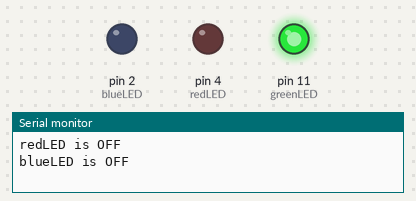
The sketch below on a simulated Arduino Uno, built with avr-gcc and run on an emulated ATmega328P. Shown: output pins drawn as LEDs (lit = HIGH), the last lines printed to the serial monitor.

Above: at 0.5 s.
At 1.5 s:
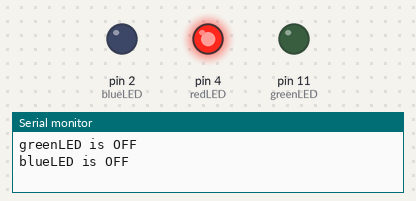
At 5.5 s:
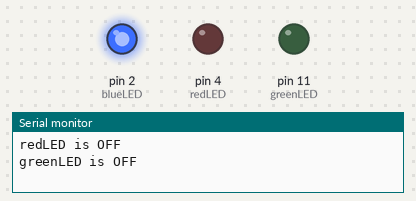
Timing chart, 0 to 6.9 s (numbered marks = the images above):
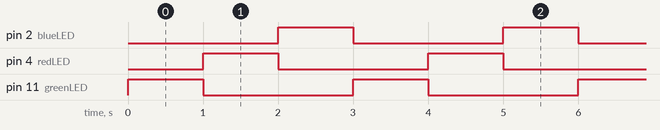

The sketch:

LED_Blink.ino
```cpp
int greenLED = 11;
int redLED = 4;
int blueLED = 2;

void setup() {
  pinMode(greenLED, OUTPUT);
  pinMode(redLED, OUTPUT);
  pinMode(blueLED, OUTPUT);
  Serial.begin(9600);

  // put your main code here, to run repeatedly:

}

void loop(){
  digitalWrite(greenLED,HIGH);
  Serial.println("greenLED is ON");
  Serial.println("redLED is OFF");
  Serial.println("blueLED is OFF");
  Serial.println(" ");
  delay(1000);
  digitalWrite(greenLED,LOW);

  digitalWrite(redLED,HIGH);
  Serial.println("redLED is ON");
  Serial.println("greenLED is OFF");
  Serial.println("blueLED is OFF");
  Serial.println(" ");
  delay (1000);
  digitalWrite(redLED,LOW);

  digitalWrite(blueLED,HIGH);
  Serial.println("blueLED is ON");
  Serial.println("redLED is OFF");
  Serial.println("greenLED is OFF");
  Serial.println(" ");
  delay(1000);
  digitalWrite(blueLED,LOW);
}
```

Measured:
- by itself, pin 2 (blueLED), pin 4 (redLED), pin 11 (greenLED): alternates HIGH for 1.0 s and LOW for 2.0 s
- by itself, everything shown: repeats every 3.0 s, in 4 steps
